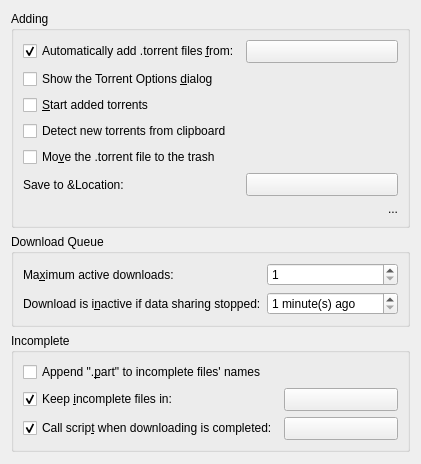
     <widget class="QWidget" name="downloadingTab">
      <attribute name="title">
       <string>Downloading</string>
      </attribute>
      <layout class="QVBoxLayout" name="downloadingTabLayout">
       <item>
        <widget class="QGroupBox" name="addingSection">
         <property name="title">
          <string>Adding</string>
         </property>
         <layout class="QGridLayout" name="addingSectionLayout" columnstretch="0,1">
          <item row="0" column="0">
           <widget class="QCheckBox" name="watchDirCheck">
            <property name="text">
             <string>Automatically add .torrent files &amp;from:</string>
            </property>
            <property name="checked">
             <bool>true</bool>
            </property>
           </widget>
          </item>
          <item row="0" column="1">
           <widget class="QStackedWidget" name="watchDirStack">
            <property name="sizePolicy">
             <sizepolicy hsizetype="Preferred" vsizetype="Fixed">
              <horstretch>0</horstretch>
              <verstretch>0</verstretch>
             </sizepolicy>
            </property>
            <widget class="PathButton" name="watchDirButton"/>
            <widget class="QLineEdit" name="watchDirEdit"/>
           </widget>
          </item>
          <item row="1" column="0" colspan="2">
           <widget class="QCheckBox" name="showTorrentOptionsDialogCheck">
            <property name="text">
             <string>Show the Torrent Options &amp;dialog</string>
            </property>
           </widget>
          </item>
          <item row="2" column="0" colspan="2">
           <widget class="QCheckBox" name="startAddedTorrentsCheck">
            <property name="text">
             <string>&amp;Start added torrents</string>
            </property>
           </widget>
          </item>
          <item row="3" column="0" colspan="2">
           <widget class="QCheckBox" name="detectTorrentFromClipboard">
            <property name="toolTip">
             <string>Reads user clipboard content for torrents</string>
            </property>
            <property name="text">
             <string>Detect new torrents from clipboard</string>
            </property>
           </widget>
          </item>
          <item row="4" column="0" colspan="2">
           <widget class="QCheckBox" name="trashTorrentFileCheck">
            <property name="text">
             <string>Mo&amp;ve the .torrent file to the trash</string>
            </property>
           </widget>
          </item>
          <item row="5" column="0">
           <widget class="QLabel" name="downloadDirLabel">
            <property name="text">
             <string>Save to &amp;Location:</string>
            </property>
           </widget>
          </item>
          <item row="5" column="1">
           <widget class="QStackedWidget" name="downloadDirStack">
            <property name="sizePolicy">
             <sizepolicy hsizetype="Preferred" vsizetype="Fixed">
              <horstretch>0</horstretch>
              <verstretch>0</verstretch>
             </sizepolicy>
            </property>
            <widget class="PathButton" name="downloadDirButton"/>
            <widget class="QLineEdit" name="downloadDirEdit"/>
           </widget>
          </item>
          <item row="6" column="0" colspan="2">
           <widget class="FreeSpaceLabel" name="downloadDirFreeSpaceLabel">
            <property name="text">
             <string notr="true">...</string>
            </property>
            <property name="alignment">
             <set>Qt::AlignRight|Qt::AlignTrailing|Qt::AlignVCenter</set>
            </property>
           </widget>
          </item>
         </layout>
        </widget>
       </item>
       <item>
        <widget class="QGroupBox" name="downloadQueueSection">
         <property name="title">
          <string>Download Queue</string>
         </property>
         <layout class="QGridLayout" name="downloadQueueSectionLayout" columnstretch="0,1">
          <item row="0" column="0">
           <widget class="QLabel" name="downloadQueueSizeLabel">
            <property name="text">
             <string>Ma&amp;ximum active downloads:</string>
            </property>
            <property name="buddy">
             <cstring>downloadQueueSizeSpin</cstring>
            </property>
           </widget>
          </item>
          <item row="0" column="1">
           <widget class="QSpinBox" name="downloadQueueSizeSpin">
            <property name="minimum">
             <number>1</number>
            </property>
            <property name="maximum">
             <number>999999999</number>
            </property>
           </widget>
          </item>
          <item row="1" column="0">
           <widget class="QLabel" name="queueStalledMinutesLabel">
            <property name="text">
             <string extracomment="Please keep this phrase as short as possible, it's currently the longest and influences dialog width">Download is i&amp;nactive if data sharing stopped:</string>
            </property>
            <property name="buddy">
             <cstring>queueStalledMinutesSpin</cstring>
            </property>
           </widget>
          </item>
          <item row="1" column="1">
           <widget class="QSpinBox" name="queueStalledMinutesSpin">
            <property name="suffix">
             <string notr="true"> minute(s) ago</string>
            </property>
            <property name="minimum">
             <number>1</number>
            </property>
            <property name="maximum">
             <number>9999</number>
            </property>
            <property name="singleStep">
             <number>5</number>
            </property>
           </widget>
          </item>
         </layout>
        </widget>
       </item>
       <item>
        <widget class="QGroupBox" name="incompleteSection">
         <property name="title">
          <string>Incomplete</string>
         </property>
         <layout class="QGridLayout" name="incompleteSectionLayout" columnstretch="0,1">
          <item row="0" column="0" colspan="2">
           <widget class="QCheckBox" name="renamePartialFilesCheck">
            <property name="text">
             <string>Append &quot;.&amp;part&quot; to incomplete files' names</string>
            </property>
           </widget>
          </item>
          <item row="1" column="0">
           <widget class="QCheckBox" name="incompleteDirCheck">
            <property name="text">
             <string>Keep &amp;incomplete files in:</string>
            </property>
            <property name="checked">
             <bool>true</bool>
            </property>
           </widget>
          </item>
          <item row="1" column="1">
           <widget class="QStackedWidget" name="incompleteDirStack">
            <property name="sizePolicy">
             <sizepolicy hsizetype="Preferred" vsizetype="Fixed">
              <horstretch>0</horstretch>
              <verstretch>0</verstretch>
             </sizepolicy>
            </property>
            <widget class="PathButton" name="incompleteDirButton"/>
            <widget class="QLineEdit" name="incompleteDirEdit"/>
           </widget>
          </item>
          <item row="2" column="0">
           <widget class="QCheckBox" name="doneDownloadingScriptCheck">
            <property name="text">
             <string>Call scrip&amp;t when downloading is completed:</string>
            </property>
            <property name="checked">
             <bool>true</bool>
            </property>
           </widget>
          </item>
          <item row="2" column="1">
           <widget class="QStackedWidget" name="doneDownloadingScriptStack">
            <property name="sizePolicy">
             <sizepolicy hsizetype="Preferred" vsizetype="Fixed">
              <horstretch>0</horstretch>
              <verstretch>0</verstretch>
             </sizepolicy>
            </property>
            <widget class="PathButton" name="doneDownloadingScriptButton"/>
            <widget class="QLineEdit" name="doneDownloadingScriptEdit"/>
           </widget>
          </item>
         </layout>
        </widget>
       </item>
       <item>
        <spacer name="downloadingTabBottomSpacer">
         <property name="orientation">
          <enum>Qt::Vertical</enum>
         </property>
         <property name="sizeHint" stdset="0">
          <size>
           <width>1</width>
           <height>1</height>
          </size>
         </property>
        </spacer>
       </item>
      </layout>
     </widget>
